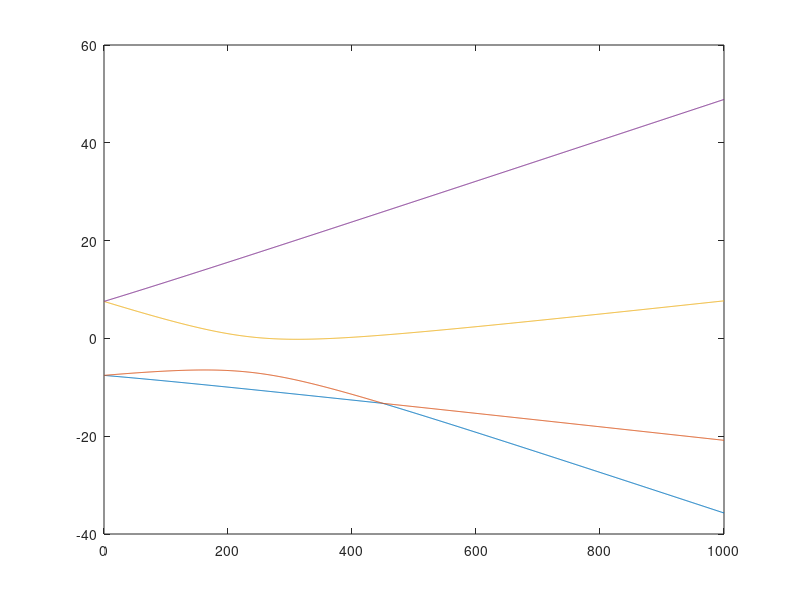

The MATLAB script that drew this image:

%%%%%%%%%%%% IMPORTANT %%%%%%%%%%%%
% The MatLab eig() function returns eigenvalues in ascending order,
% therefore it looks like traces never cross if you zoom in enough. They do
% in fact cross, it just looks like the traces bounce off each other.

clear B_0;
clear g;
clear theta;
clear H;
clear eigenvals;
clear eigenvecs;
clear i;

%%%%%%%%%%%% Diagonalization of Spin Hamiltonian %%%%%%%%%%%%

% Define spin operators

S_z = [3/2 0 0 0;...
       0 1/2 0 0;...
       0 0 -1/2 0;
       0 0 0 -3/2];
       
 
S_x = [0 sqrt(3)/2 0 0;...
       sqrt(3)/2 0 1 0;...
       0 1 0 sqrt(3)/2;...
       0 0 sqrt(3)/2 0];


S_y = [0 sqrt(3)/2i 0 0;...
       -sqrt(3)/2i 0 1/i 0;...
       0 -1/i 0 sqrt(3)/2i;...
       0 0 -sqrt(3)/2i 0];
 
% Spin operators squared
S_xx = S_x * S_x;
S_yy = S_y * S_y;
S_zz = S_z * S_z;
   
% Spin number
s = 3/2;

% Matrix of S^2 eigenvalue
S_sq = s*(s+1) * eye(2*s + 1);

% Assign static magnetic field and constants
B_0 = linspace(0,1000,1001); % static magnetic field in mT
u_0 = 13.996; % Bohr magneton-MHz/mT
g = 2.002319;

for i = 1:length(B_0)
    
    term1 = g*u_0*B_0(i)*S_z;
    term2 = (3*2213)*(S_zz - (1/3)*S_sq); % b20/cm^-1 = 0.2213 (cm^-1*3*10^4 in MHz) 
    term3 = (1/3)*(3*2091)*(S_xx - S_yy); % b22/cm^-1 = 0.2091 Bushcher and Lehmann
    
    H = term1 + term2 + term3;
    
    [V,E] = eig(H,'vector'); % V is matrix of eigenvectors, D is column of eigenvalues
    
    eigenvals(:,i) = E/1000; % each individual E is the ith column in eigenval
    eigenvecs(:,:,i) = V; % each individual V is the ith item in eigenvecs               
    % eigenvecs is not used, but nice to have for reference
    % basis is |s,m>
    
end

% Assemble data
eigenvals_vs_BField_data = [transpose(B_0),transpose(eigenvals)];

% Plot each column of data separately
plot(B_0,eigenvals_vs_BField_data(:,2),B_0,eigenvals_vs_BField_data(:,3),B_0,eigenvals_vs_BField_data(:,4),B_0,eigenvals_vs_BField_data(:,5));
